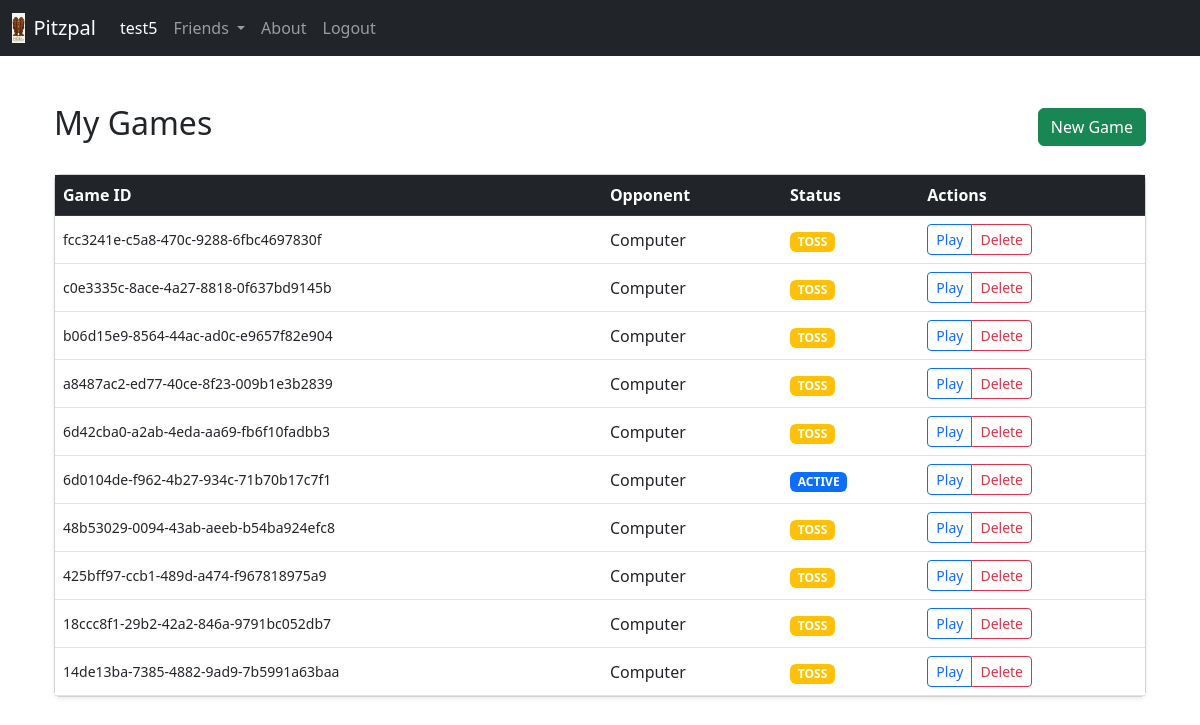
/game/my-games/ (signed in), run on an earlier commit of the app's database.
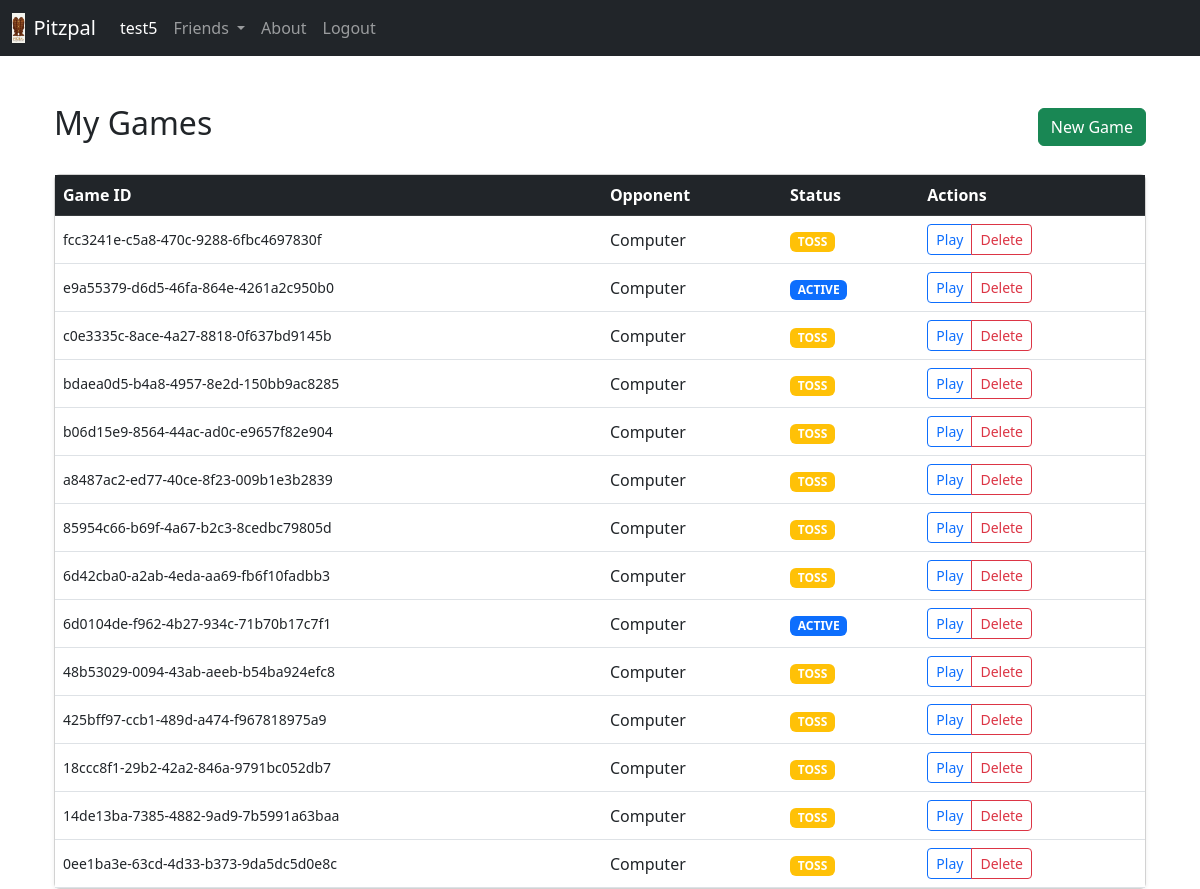
And on a later commit of the database.
### pitzpalgame/models.py (models this page shows, shortened)
class PitzpalGame(models.Model):
    id = models.UUIDField(primary_key=True, default=uuid.uuid4, editable=False)
    player1 = models.ForeignKey(
        settings.AUTH_USER_MODEL, on_delete=models.CASCADE, related_name="games_p1"
    )
    player2 = models.ForeignKey(
        settings.AUTH_USER_MODEL, on_delete=models.CASCADE, null=True, blank=True
    )
    game = models.JSONField()

### pitzpalgame/views.py (the view)
# urls.py: path("my-games/", views.game_list, name="game_list"),
@login_required
def game_list(request):
    games = PitzpalGame.objects.filter(
        player1=request.user
    ) | PitzpalGame.objects.filter(player2=request.user)
    return render(request, "home/game_list.html", {"games": games.order_by("-id")})

### home/templates/home/game_list.html (shortened to what this page needs)
{% extends 'common/base.html' %}
{% block content %}
<div class="container mt-5">
    <div class="d-flex justify-content-between align-items-center mb-4">
        <h2>My Games</h2>
        <a href="{% url 'api_new_game' %}" class="btn btn-success">New Game</a>
    </div>
    <div class="card shadow-sm">
        <div class="card-body p-0">
            <table class="table table-hover mb-0">
                <thead class="table-dark">
                    <tr>
                        <th>Game ID</th>
                        <th>Opponent</th>
                        <th>Status</th>
                        <th>Actions</th>
                    </tr>
                </thead>
                <tbody>
                    {% for game in games %}
                    <tr>
                        <td class="align-middle small">{{ game.id }}</td>
                        <td class="align-middle">
                            {% if game.player2 %}{{ game.player2.username }}{% else %}Computer{% endif %}
                        </td>
                        <td class="align-middle">
                            <span class="badge {% if game.game.Status == 'toss' %}bg-warning{% else %}bg-primary{% endif %}">
                                {{ game.game.Status|upper }}
                            </span>
                        </td>
                        <td class="align-middle">
                            <div class="btn-group">
                                <a href="/game/view/{{ game.id }}" class="btn btn-sm btn-outline-primary">Play</a>
                                <button class="btn btn-sm btn-outline-danger"
                                        onclick="confirmDelete('{{ game.id }}')">
                                    Delete
                                </button>
                            </div>
                        </td>
                    </tr>
                    {% empty %}
                    <tr>
                        <td colspan="4" class="text-center py-4 text-muted">No games found. Start a new one!</td>
                    </tr>
                    {% endfor %}
                </tbody>
            </table>
        </div>
    </div>
</div>
{% endblock %}

What changed in the data, as far as the page shows it:
added PitzpalGame: id "e9a55379-d6d5-46fa-864e-4261a2c950b0", shows "Computer", game.Status "ACTIVE"
added PitzpalGame: id "bdaea0d5-b4a8-4957-8e2d-150bb9ac8285", shows "Computer", game.Status "TOSS"
added PitzpalGame: id "85954c66-b69f-4a67-b2c3-8cedbc79805d", shows "Computer", game.Status "TOSS"
added PitzpalGame: id "0ee1ba3e-63cd-4d33-b373-9da5dc5d0e8c", shows "Computer", game.Status "TOSS"
